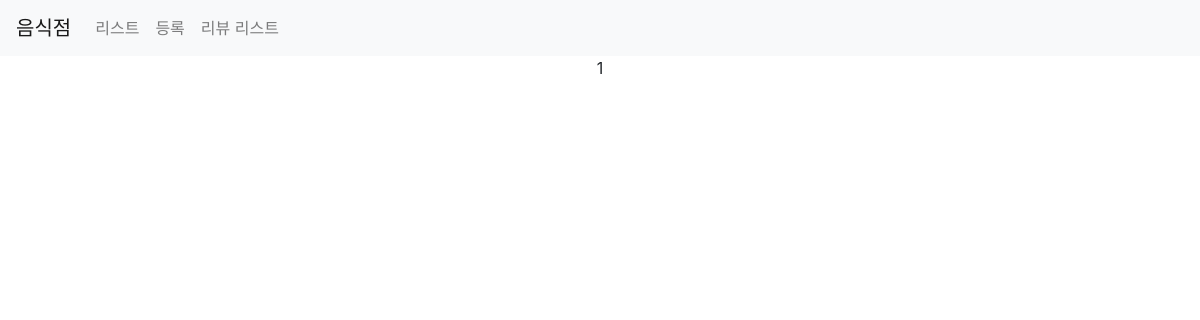
/third/list/, run on an earlier commit of the app's database.
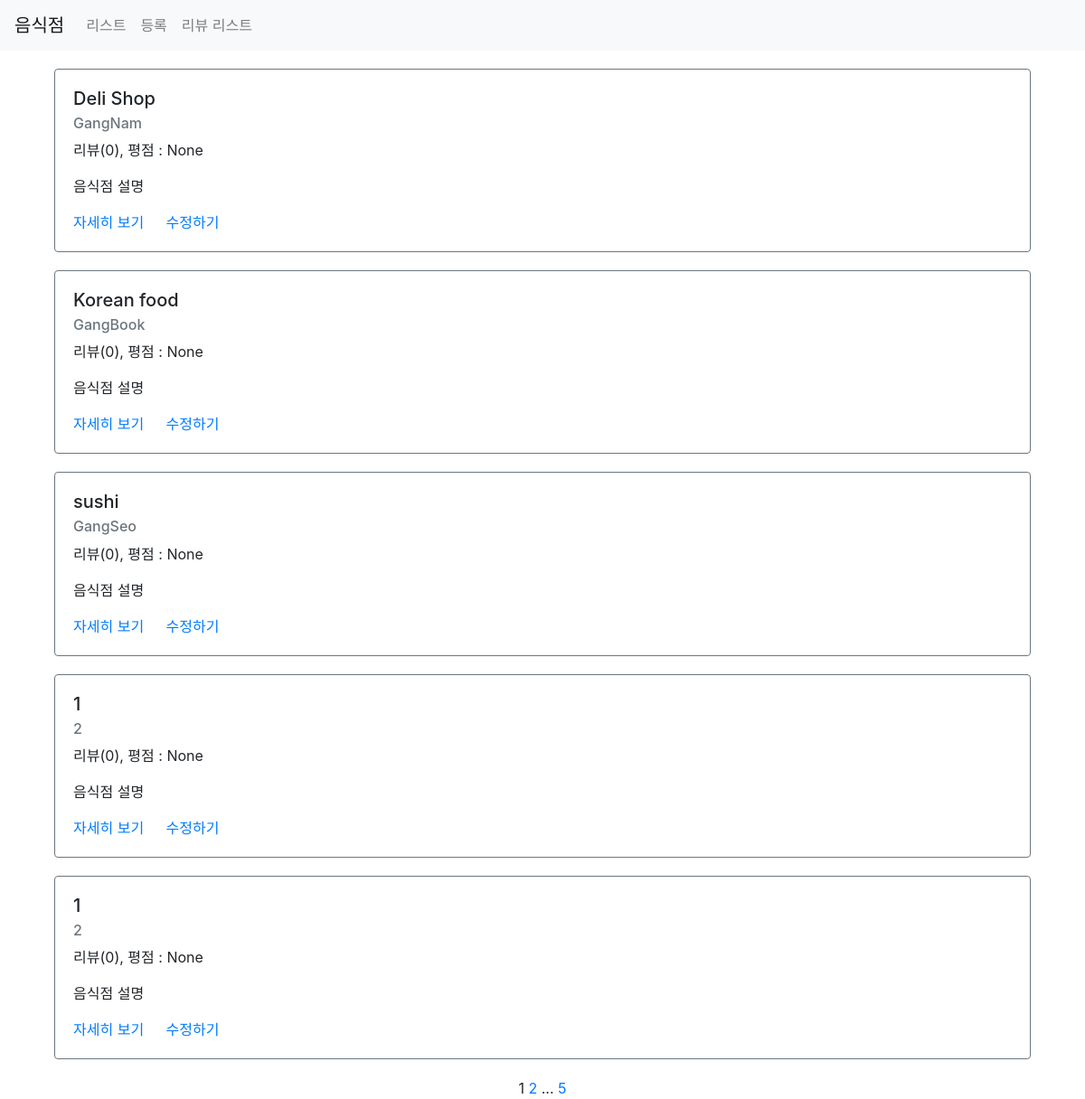
And on a later commit of the database.
### third/models.py (models this page shows)
class Restaurant(models.Model):
    name = models.CharField(max_length=30)
    address = models.CharField(max_length=200)
    password = models.CharField(max_length=20, default=None, null=True)
    image = models.CharField(max_length=500, default=None, null=True)
    created_at = models.DateTimeField(auto_now_add=True)
    updated_at = models.DateTimeField(auto_now=True)

### third/views.py (the view)
# urls.py: path('list/', views.list, name='list'),
def list(request):
    restaurant = (Restaurant.objects.all().annotate(reviews_count=Count('review'))
                  .annotate(average_point=Avg('review__point')))
    paginator = Paginator(restaurant, 5)
    page = request.GET.get('page') # third/list?page=1
    items = paginator.get_page(page)
    context = {
        "restaurants": items
    }
    return render(request, 'third/list.html', context)

### third/templates/third/list.html (shortened to what this page needs)
{% extends 'third/base.html' %}
{% load static %}
{% block content %}
<div class="container">
    {% for item in restaurants %}
    <div class="row restaurant-item" style="margin:20px auto;">
        <div class="col-sm-12">
            <div class="card border-secondary">
                <div class="card-body">
                    <h5 class="card-title">{{ item.name }}</h5>
                    <h6 class="card-subtitle mb-2 text-muted">{{ item.address }}</h6>
                    <p class="card-text">리뷰({{ item.reviews_count }}), 평점 : {{ item.average_point }}</p>
                    <p class="card-text">음식점 설명</p>
                    <a href="{% url 'restaurant-detail' id=item.id %}" class="card-link">자세히 보기</a>
                    <a href="{% url 'restaurant-update' %}?id={{ item.id }}" class="card-link">수정하기</a>
                </div>
            </div>
        </div>
    </div>
    {% endfor %}
    <div class="row">
        <div class="col-sm-12 text-center">
            <div class="pagination">
                <span class="step-links text-center" style="width:100%">
                    <span class="current">
                        {{ restaurants.number }}
                    </span>
                    {% if restaurants.has_next %}
                        <a href="?page={{ restaurants.next_page_number }}">{{ restaurants.next_page_number }}</a>
                        ...
                        <a href="?page={{ restaurants.paginator.num_pages }}">{{ restaurants.paginator.num_pages }}</a>
                    {% endif %}
                </span>
            </div>
        </div>
    </div>
</div>
{% endblock %}

### third/templates/third/base.html (shortened to what this page needs)
{% load static %}
<html>
<head>
    <link rel="stylesheet" href="https://cdn.jsdelivr.net/npm/bootstrap@4.1.3/dist/css/bootstrap.min.css">
    <link rel="stylesheet" href="{% static 'third/styles.css' %}">
</head>
<body>
<nav class="navbar navbar-expand-lg navbar-light bg-light">
  <a class="navbar-brand" href="/third/list">음식점</a>
  <div class="collapse navbar-collapse" id="navbarNav">
    <ul class="navbar-nav">
      <li class="nav-item">
        <a class="nav-link" href="/third/list">리스트</a>
      </li>
      <li class="nav-item">
        <a class="nav-link" href="/third/create">등록</a>
      </li>
        <li class="nav-item">
            <a class="nav-link" href="/third/review/list">리뷰 리스트</a>
        </li>
    </ul>
  </div>
</nav>
    {% block content %}
    {% endblock %}
</body>
</html>

What changed in the data, as far as the page shows it:
added Restaurant: name "Deli Shop", address "GangNam", reviews_count "0", average_point "None"
added Restaurant: name "Korean food", address "GangBook", reviews_count "0", average_point "None"
added Restaurant: name "sushi", address "GangSeo", reviews_count "0", average_point "None"
added Restaurant: name "1", address "2", reviews_count "0", average_point "None"
added Restaurant: name "1", address "2", reviews_count "0", average_point "None"
Also different on the page:
{{ restaurants.next_page_number }}: (not shown) → "2"
{{ restaurants.paginator.num_pages }}: (not shown) → "5"
